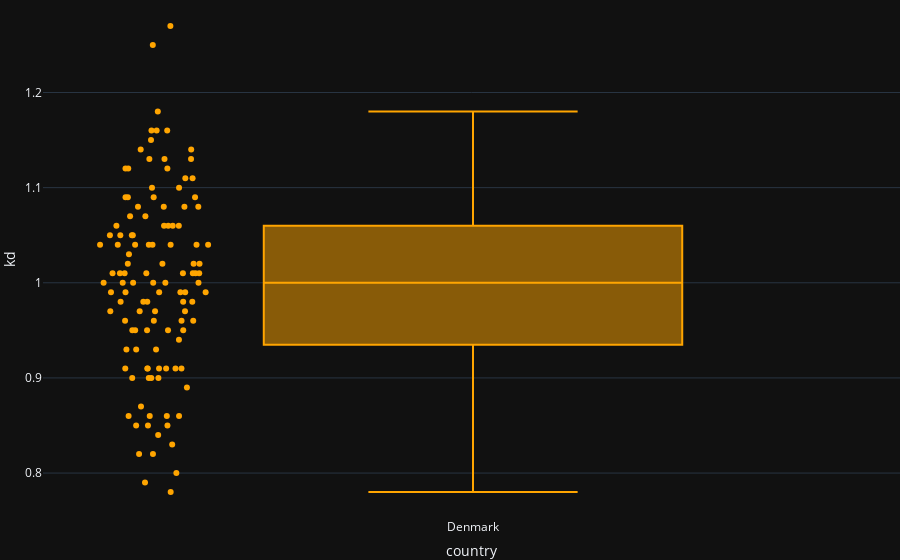

The code cell stored with this chart in its notebook:
### Code cell
fig = px.box(player[player['country'] == 'Denmark'], x="country", y="kd",hover_data=['name'], points="all", template = 'plotly_dark')

fig.update_layout(margin={"r":0,"t":0,"l":0,"b":0})

fig.update_traces(marker = dict(color = '#FFA500',
                                    line_width=0)
                    )

### Figure 1 — Plotly figure (JSON) as saved in the notebook; plotly's stock layout.template omitted (floating-point values rounded to 4 significant figures)
{"data": [{"alignmentgroup": "True", "boxpoints": "all", "customdata": [["device"], ["blameF"], ["zEptonL"], ["mertz"], ["Farlig"], ["JUGi"], ["Magisk"], ["valde"], ["k0nfig"], ["dupreeh"], ["NaToSaphiX"], ["mimi"], ["nicoodoz"], ["Lucky"], ["Pimp"], ["Ryxxo"], ["acoR"], ["AnJ"], ["TeSeS"], ["refrezh"], ["cajunb"], ["roeJ"], ["cadiaN"], ["SandeN"], ["Kjaerbye"], ["stavn"], ["Bubzkji"], ["sjuush"], ["COLON"], ["Zyphon"], ["HECTOz"], ["Xyp9x"], ["snedker"], ["niko"], ["es3tag"], ["aizy"], ["dragonfly"], ["Nico"], ["TENZKI"], ["b0RUP"], ["fr0slev"], ["Nille"], ["Nodios"], ["notaN"], ["ckay"], ["Friis"], ["rtA"], ["raalz"], ["Andkilde"], ["glace"], ["LATINOBOMBEN"], ["Basso"], ["thamlike"], ["rezex"], ["Cabbi"], ["alexsomfan"], ["Celrate"], ["gla1ve"], ["doktizh"], ["Daffu"], ["gade"], ["larsen"], ["Lukki"], ["TMB"], ["kwezz"], ["Remoy"], ["tabac0"], ["Fessor"], ["Toft"], ["dfen"], ["PERCY"], ["Twinx"], ["J3nsyy"], ["jabbi"], ["trace"], ["KS"], ["b0ychild"], ["maeVe"], ["Snappi"], ["tabu"], ["Kristou"], ["quiNz"], ["smF"], ["tmL"], ["AcilioN"], ["Console"], ["Inzta"], ["Queenix"], ["LOMME"], ["maNkz"], ["holzt"], ["Kolibrien"], ["Maccen"], ["kiR"], ["hiffer"], ["zeq"], ["PR1mE"], ["PnX"], ["MSL"], ["karrigan"], ["squidi"], ["EXR"], ["Jialocin"], ["FliP1"], ["VigzZ"], ["sycrone"], ["BERRY"], ["torben"], ["HooXi"], ["IceBerg"], ["birdfromsky"], ["MomentPlz"], ["FeTiSh"], ["TOBIZ"], ["blaq"], ["Typos"], ["zypztw"], ["netrick"], ["haste"], ["HUNDEN"]], "hovertemplate": "country=%{x}<br>kd=%{y}<br>name=%{customdata[0]}<extra></extra>", "legendgroup": "", "marker": {"color": "#FFA500", "line": {"width": 0}}, "name": "", "notched": false, "offsetgroup": "", "orientation": "v", "showlegend": false, "type": "box", "x": ["Denmark", "Denmark", "Denmark", "Denmark", "Denmark", "Denmark", "Denmark", "Denmark", "Denmark", "Denmark", "Denmark", "Denmark", "Denmark", "Denmark", "Denmark", "Denmark", "Denmark", "Denmark", "Denmark", "Denmark", "Denmark", "Denmark", "Denmark", "Denmark", "Denmark", "Denmark", "Denmark", "Denmark", "Denmark", "Denmark", "Denmark", "Denmark", "Denmark", "Denmark", "Denmark", "Denmark", "Denmark", "Denmark", "Denmark", "Denmark", "Denmark", "Denmark", "Denmark", "Denmark", "Denmark", "Denmark", "Denmark", "Denmark", "Denmark", "Denmark", "Denmark", "Denmark", "Denmark", "Denmark", "Denmark", "Denmark", "Denmark", "Denmark", "Denmark", "Denmark", "Denmark", "Denmark", "Denmark", "Denmark", "Denmark", "Denmark", "Denmark", "Denmark", "Denmark", "Denmark", "Denmark", "Denmark", "Denmark", "Denmark", "Denmark", "Denmark", "Denmark", "Denmark", "Denmark", "Denmark", "Denmark", "Denmark", "Denmark", "Denmark", "Denmark", "Denmark", "Denmark", "Denmark", "Denmark", "Denmark", "Denmark", "Denmark", "Denmark", "Denmark", "Denmark", "Denmark", "Denmark", "Denmark", "Denmark", "Denmark", "Denmark", "Denmark", "Denmark", "Denmark", "Denmark", "Denmark", "Denmark", "Denmark", "Denmark", "Denmark", "Denmark", "Denmark", "Denmark", "Denmark", "Denmark", "Denmark", "Denmark", "Denmark", "Denmark", "Denmark"], "x0": " ", "xaxis": "x", "y": [1.25, 1.27, 1.12, 1.16, 1.16, 1.18, 1.15, 1.13, 1.09, 1.14, 1.16, 1.1, 1.14, 1.13, 1.13, 1.12, 1.12, 1.11, 1.08, 1.09, 1.1, 1.07, 1.11, 1.06, 1.08, 1.06, 1.07, 1.08, 1.04, 1.06, 1.05, 1.09, 1.08, 1.06, 1.05, 1.04, 1.06, 1.09, 1.05, 1.02, 1.04, 1.04, 1.04, 1.02, 1.01, 1.05, 1.04, 1.01, 1.02, 1.04, 0.99, 1.03, 1.04, 1.01, 0.99, 1.01, 1.01, 1.02, 1.01, 1.01, 1, 1.01, 1, 0.99, 0.99, 0.99, 1, 0.98, 0.99, 0.97, 0.98, 1, 1, 0.98, 1, 0.97, 0.96, 0.98, 0.98, 0.97, 0.96, 0.95, 0.97, 0.96, 0.96, 0.95, 0.94, 0.95, 0.95, 0.93, 0.93, 0.95, 0.93, 0.91, 0.91, 0.91, 0.91, 0.89, 0.9, 0.91, 0.91, 0.91, 0.9, 0.9, 0.85, 0.9, 0.86, 0.87, 0.86, 0.84, 0.86, 0.85, 0.86, 0.85, 0.83, 0.82, 0.82, 0.8, 0.79, 0.78], "y0": " ", "yaxis": "y"}], "layout": {"boxmode": "group", "legend": {"tracegroupgap": 0}, "margin": {"b": 0, "l": 0, "r": 0, "t": 0}, "xaxis": {"anchor": "y", "domain": [0, 1], "title": {"text": "country"}}, "yaxis": {"anchor": "x", "domain": [0, 1], "title": {"text": "kd"}}}}
